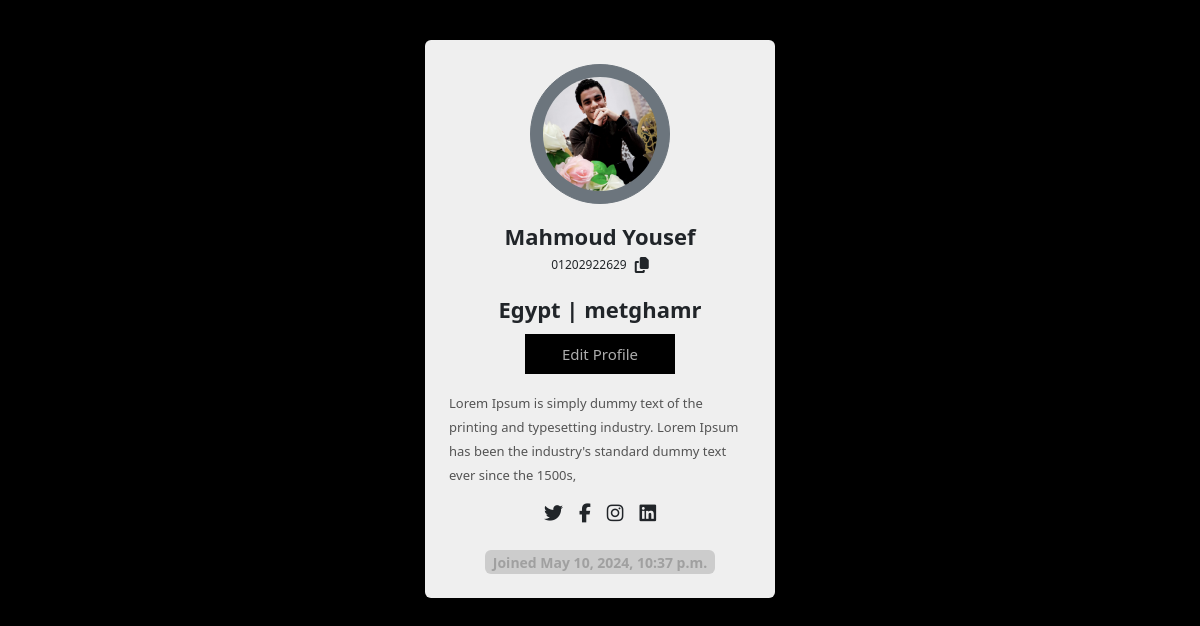
/accounts/profile/ (signed in), run on the app's committed database.
### accounts/models.py (models this page shows, shortened)
class Profile(models.Model):
    user = models.OneToOneField(User,on_delete=models.CASCADE)
    phone_number = models.CharField(max_length=20)
    city = models.CharField(max_length=50)
    image = models.ImageField(upload_to='users/')
    about = models.TextField(max_length=500 , blank=True , null=True)
    country = models.CharField(max_length=50 ,blank=True, null=True)
    created_at = models.DateTimeField( default=timezone.now())
    def full_name(self):
        return f'{self.user.first_name} {self.user.last_name}'
    def full_address(self):
        return f"{self.country} | {self.city} "

### accounts/views.py (the view)
# urls.py: path('profile/' , views.profile , name='profile'),
@login_required(login_url='login')
def profile(request):
    profile=Profile.objects.get(user=request.user)
    return render(request,'profile/profile.html',{'profile':profile})

### accounts/templates/profile/profile.html (shortened to what this page needs)
{% extends "base.html" %}
{% block content %}
<div class="container mt-4 mb-4 p-3 d-flex justify-content-center">
    <div class="card p-4">
        <div class=" image d-flex flex-column justify-content-center align-items-center"> <button
                class="btn btn-secondary"> <img src=" {% if profile.image %}{{profile.image.url}}{% else %}https://i.imgur.com/wvxPV9S.png{% endif %}"  class="rounded-circle w-100" /></button> <span class="name mt-3">{{profile.full_name}}</span>
            <div class="d-flex flex-row justify-content-center align-items-center gap-2"> <span
                    class="idd1">{{profile.phone_number}}</span> <span><i class="fa fa-copy"></i></span> </div>
            <div class="d-flex flex-row justify-content-center align-items-center mt-3"> <span class="number">{{profile.full_address}}
                        </span> </div>
            <div class=" d-flex mt-2"> <button class="btn1 btn-dark">Edit Profile</button> </div>
            <div class="text mt-3"> <span>{{profile.about}} </span> </div>
            <div class="gap-3 mt-3 icons d-flex flex-row justify-content-center align-items-center"> <span><i
                        class="fa-brands fa-twitter"></i></span> <span><i class="fa-brands fa-facebook-f"></i></span> <span><i
                        class="fa-brands fa-instagram"></i></span> <span><i class="fa-brands fa-linkedin"></i></span> </div>
            <div class=" px-2 rounded mt-4 date "> <span class="join">Joined {{profile.created_at}}</span> </div>
        </div>
    </div>
</div>
{% endblock content %}

### templates/base.html (shortened to what this page needs)
{% load static %}
<!DOCTYPE html>
<html lang="en">
<head>
    <link rel="stylesheet" href="{% static 'css/all.min.css'%}">
    <link rel="stylesheet" href="{% static 'css/bootstrap.min.css'%}">
    <link rel="stylesheet" href="{% static 'css/style.css'%}">
</head>
<body>
    <div class="container mt-3 ">
        {% block content %}
        {% endblock content %}
    </div>
</body>
</html>

### static/css/style.css (style rules this page uses)
* { margin: 0; padding: 0 }
body { background-color: #000 }
.card { width: 350px; background-color: #efefef; border: none; cursor: pointer; transition: all 0.5s; }
.image img { transition: all 0.5s }
.btn { height: 140px; width: 140px; border-radius: 50% }
.name { font-size: 22px; font-weight: bold }
.idd1 { font-size: 12px }
.number { font-size: 22px; font-weight: bold }
.btn1 { height: 40px; width: 150px; border: none; background-color: #000; color: #aeaeae; font-size: 15px }
.text span { font-size: 13px; color: #545454; font-weight: 500 }
.icons i { font-size: 19px }
.join { font-size: 14px; color: #a0a0a0; font-weight: bold }
.date { background-color: #ccc }

### data on the page
Profile: image (picture), full_name "Mahmoud Yousef", phone_number "01202922629", full_address "Egypt | metghamr", about "Lorem Ipsum is simply dummy text of the printing and typesetting industry. Lorem Ipsum has been the industry's standard dummy text ever since the 1500s,", created_at "May 10, 2024, 10:37 p.m."
